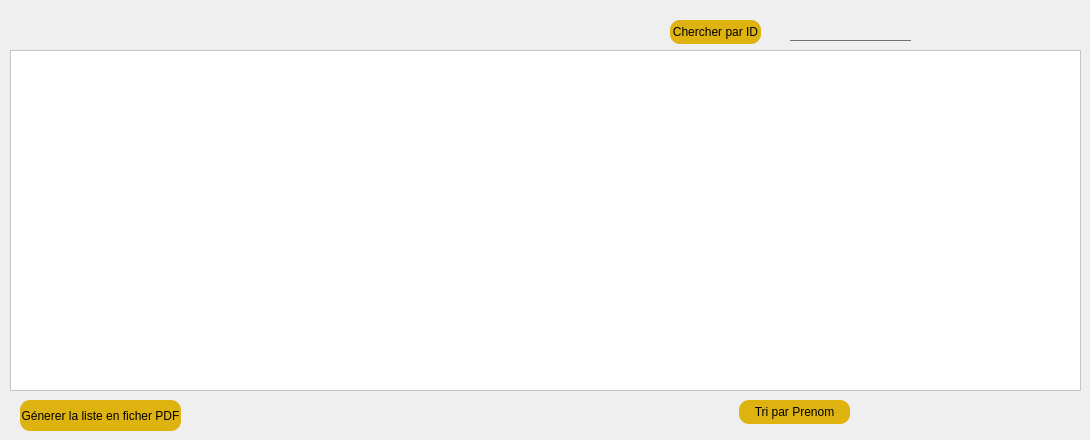
         <widget class="QWidget" name="tab_2">
          <attribute name="title">
           <string>Afficher</string>
          </attribute>
          <widget class="QTableView" name="test">
           <property name="geometry">
            <rect>
             <x>10</x>
             <y>50</y>
             <width>1071</width>
             <height>341</height>
            </rect>
           </property>
           <property name="styleSheet">
            <string notr="true">background-color: rgb(255, 255, 255);

</string>
           </property>
          </widget>
          <widget class="QPushButton" name="pushButton_33">
           <property name="geometry">
            <rect>
             <x>20</x>
             <y>400</y>
             <width>161</width>
             <height>31</height>
            </rect>
           </property>
           <property name="styleSheet">
            <string notr="true">background-color: rgb(255, 255, 255);
background-color : #deb30f;
color : black;
border-radius : 10px;</string>
           </property>
           <property name="text">
            <string>Génerer la liste en ficher PDF</string>
           </property>
          </widget>
          <widget class="QLineEdit" name="rech">
           <property name="geometry">
            <rect>
             <x>790</x>
             <y>20</y>
             <width>121</width>
             <height>21</height>
            </rect>
           </property>
           <property name="styleSheet">
            <string notr="true">background-color: rgb(255, 255, 255);


background : transparent;
border : none;
color: #717072;
border-bottom : 1px solid #717072;
</string>
           </property>
          </widget>
          <widget class="QPushButton" name="rechercherbutton">
           <property name="geometry">
            <rect>
             <x>670</x>
             <y>20</y>
             <width>91</width>
             <height>24</height>
            </rect>
           </property>
           <property name="styleSheet">
            <string notr="true">background-color: rgb(255, 255, 255);
background-color : #deb30f;
color : black;
border-radius : 10px;</string>
           </property>
           <property name="text">
            <string>Chercher par ID</string>
           </property>
          </widget>
          <widget class="QPushButton" name="pushButton_35">
           <property name="geometry">
            <rect>
             <x>739</x>
             <y>400</y>
             <width>111</width>
             <height>24</height>
            </rect>
           </property>
           <property name="styleSheet">
            <string notr="true">background-color: rgb(255, 255, 255);
background-color : #deb30f;
color : black;
border-radius : 10px;</string>
           </property>
           <property name="text">
            <string>Tri par Prenom</string>
           </property>
          </widget>
         </widget>
